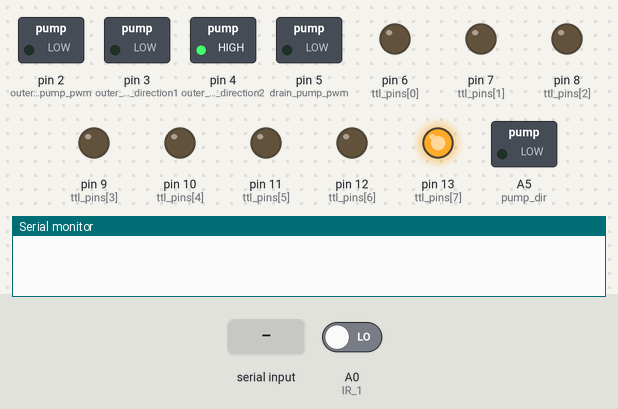
Bench run of a sketch on a simulated Arduino Nano, built with avr-gcc and run on an emulated ATmega328P. Parts: switched loads named in the sketch (green lamp = pin HIGH), output pins drawn as LEDs (lit = HIGH), the last lines printed to the serial monitor. The inputs (shaded band) are chosen by the test bench; at power-on: A0 (IR_1) LOW.

Above: at 1.2 s.
1.3 s: "90,45\n" received over Serial
At 2.1 s:
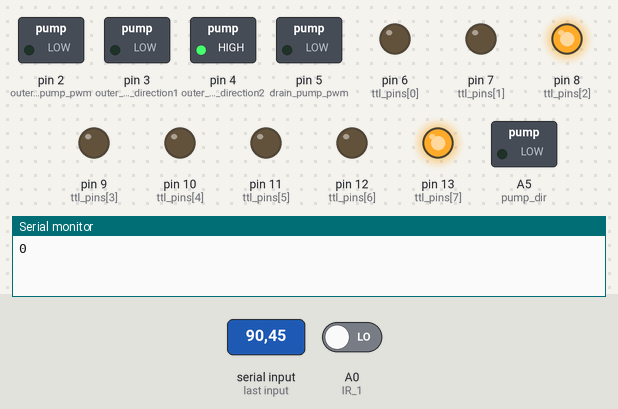
2.8 s: "200\n" received over Serial
At 3.3 s:
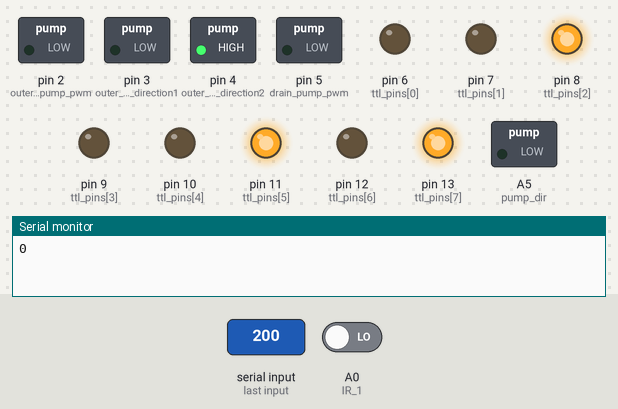
Timing chart, 0 to 5.8 s (numbered marks = the images above; inputs shaded):
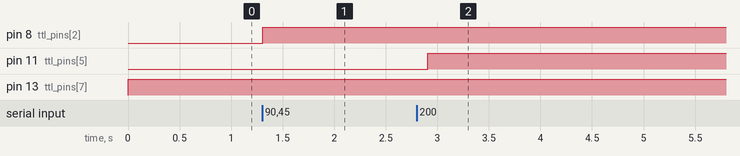

Measured:
- after the input at 1.3 s, pin 8 (ttl_pins[2]): LOW → HIGH at once
- after the input at 2.8 s, pin 11 (ttl_pins[5]): LOW → HIGH after 0.11 s

The sketch:

autocif.py.ino
```cpp
int ttl_pins[] = {6,7,8,9,10,11,12,13};

#define pump_sleep A7
#define pump_step A6
#define pump_dir A5

#define outer_chamber_pump_pwm 2
#define outer_chamber_pump_direction1 3
#define outer_chamber_pump_direction2 4
#define drain_pump_pwm 5

#define IR_1 A0
#define IR_2 A2

int user_input;
int input_seq[3] = {0, 0, 0};
int i = 0;
int function = 0;
int funct_input_1 = 0;
int funct_input_2 = 0;

int calibration_steps = 50; //number steps to go from infrared sensor to fill chamber up. Must be calibrated!
int bubble_calibration_steps = 50; //number steps to go from tubing to just inside manifold single tube. Must be calibrated!
int fill_time = 10; // time in seconds to fill outer chamber up with PBS. Must be calibrated!

void setup() {
  // put your setup code here, to run once:

// activate TTL pins as outputs
for(int i=0; i<=7; i++){
  pinMode(ttl_pins[i], OUTPUT);

}

// activate pins for stepper peristaltic pump as outputs
pinMode(pump_sleep, OUTPUT);
pinMode(pump_step, OUTPUT);
pinMode(pump_dir,OUTPUT);

// activate pins for DC peristaltic pumps as outputs
pinMode(outer_chamber_pump_pwm, OUTPUT);
pinMode(outer_chamber_pump_direction1, OUTPUT);
pinMode(outer_chamber_pump_direction2, OUTPUT);
pinMode(drain_pump_pwm, OUTPUT);

// activate input pin for IR sensors
pinMode(IR_1, INPUT);
pinMode(IR_2, INPUT);

// put stepper to sleep
digitalWrite(pump_sleep, LOW);

// fix direction of PBS pump for outer chamber
digitalWrite(outer_chamber_pump_direction1, LOW);
digitalWrite(outer_chamber_pump_direction2, HIGH);

Serial.begin(9600);
}

void loop() {
  // put your main code here, to run repeatedly:
//digitalWrite(A7, HIGH);
//step(100, pump_step, 2);
digitalWrite(13, HIGH);
  if (Serial.available()>0){
    i = 0;
    while (i <= 2){
   user_input= Serial.read();
   if (user_input != -1){
   input_seq[i] = user_input - 48;
   i++;
   }
    }
    function = input_seq[0];
    funct_input_1 = input_seq[1];
    funct_input_2 = input_seq[2];
  }

if (function == 1){
  chamber_fill_drain(funct_input_1);
  function = 0;
  funct_input_1 = 0;
  funct_input_2 = 0;
  Serial.println(0);
}

if (function == 2){
  bleach(funct_input_1, funct_input_2);
  function = 0;
  funct_input_1 = 0;
  funct_input_2 = 0;
  Serial.println(0);
}

if (function == 3){
  waiting(funct_input_1, funct_input_2);
  function = 0;
  funct_input_1 = 0;
  funct_input_2 = 0;
  Serial.println(0);
}

if (function == 4){
  wash(funct_input_1, funct_input_2);
  function = 0;
  funct_input_1 = 0;
  funct_input_2 = 0;
  Serial.println(0);
}

if (function == 5){
  stain(funct_input_1, funct_input_2);
  function = 0;
  funct_input_1 = 0;
  funct_input_2 = 0;
  Serial.println(0);
}

//end of loop!
}


//Functions are below

// fills and drains chamber
void chamber_fill_drain(int state){
  if( state == 1){
    digitalWrite(outer_chamber_pump_pwm, HIGH);
    delay(fill_time * 1000); // time in ms to fill chamber up
    digitalWrite(outer_chamber_pump_pwm, LOW);
  }
  if(state == 0){
    digitalWrite(drain_pump_pwm, HIGH);
    delay(fill_time * 1000 * 1.2); // time in ms to drain chamber
    digitalWrite(drain_pump_pwm, LOW);
  }
}

//chooses pinch valve and opens or closes it
void valve(int valve_number, int state){
if(state == 1){
  digitalWrite(ttl_pins[valve_number], HIGH);
}

if(state == 0){
  digitalWrite(ttl_pins[valve_number], LOW);
}
}

//wash for x amount of second at 2*y time gap between steps
void wash(int seconds, int step_time_gaps){
  int steps = (1000 * seconds) / (2 * step_time_gaps);
  valve(2,0); // un-pinch valve for PBS
  digitalWrite(pump_sleep, HIGH);
  step(steps, pump_step, step_time_gaps); // turn pump on for seconds amount of time
  digitalWrite(pump_sleep, LOW);
  valve(2,1); // pinch valve for PBS
}

// function to generate a bubble which is used to distinguish new fluid fronts
void bubble_insert(){
  valve(5,0); // open up air valve
  digitalWrite(pump_sleep, HIGH);
  step(bubble_calibration_steps, pump_step, 1); // move pump head to pull in air bubble. This number needs to be high enough to pull bubble just into main tube of mixing manifold
  valve(5,1); // close air valve
  digitalWrite(pump_sleep, LOW);
  }

//add bleach solution and let sit for yz amount of minutes
void bleach(int ten_minutes, int minutes){
  long bleach_time = ten_minutes * 60000 * 10 + minutes * 60000; // time that bleach solution will be on slide
  valve(3, 0); // un-pinch valve that connects to H202
  valve(4, 0); // un-pinch valve that connects to Base Bleach Stock
  bubble_insert(); //introduce bubble into system
  digitalWrite(pump_sleep, HIGH); // turn on stepper
  while(digitalRead(IR_1) != HIGH){ // listen to infrared fluid detector and wait until bubble hits it
    step(1, pump_step, 2);
  }
  while(digitalRead(IR_1) != LOW){ // list to infrared fluid detector and wait for bubble to pass and fluid is at it again
    step(1, pump_step, 1);
  }
  step(calibration_steps,pump_step, 1); // go known number of steps to fill chamber up from sensor position
  digitalWrite(pump_sleep, LOW); // put stepper to sleep
  delay(bleach_time); // time bleach solution will be on slide
}

//put stain solutin onto slide with inc_time being in multiples of 10 minutes
void stain(int number, int inc_time){
  long wait = 60000 * 10 * inc_time; // convert inc_time into 10's of minutes in milli-seconds
  valve(number, 0); // un-pinch stain valve
  bubble_insert();
  digitalWrite(pump_sleep, HIGH); // turn on stepper
  while(digitalRead(IR_1) != HIGH){ // listen to infrared fluid detector and wait until bubble hits it
    step(1, pump_step, 2);
  }
  while(digitalRead(IR_1) != LOW){ // list to infrared fluid detector and wait for bubble to pass and fluid is at it again
    step(1, pump_step, 1);
  }
  step(calibration_steps,pump_step, 1); // go known number of steps to fill chamber up from sensor position
  digitalWrite(pump_sleep, LOW); // put stepper to sleep
  delay(wait);
}

// Just waits xy minutes
void waiting(int ten_minutes, int minutes){
  long wait = 60000 * (10* ten_minutes + minutes);
  delay(wait);
}

// Generic function to move stepper motor one step
void step(int step_count, int motor, int step_delay){
  for (i = 0; i <= step_count; i++){
    digitalWrite(motor, HIGH);
    delay(step_delay);
    digitalWrite(motor, LOW);
    delay(step_delay);
  }
}
```
